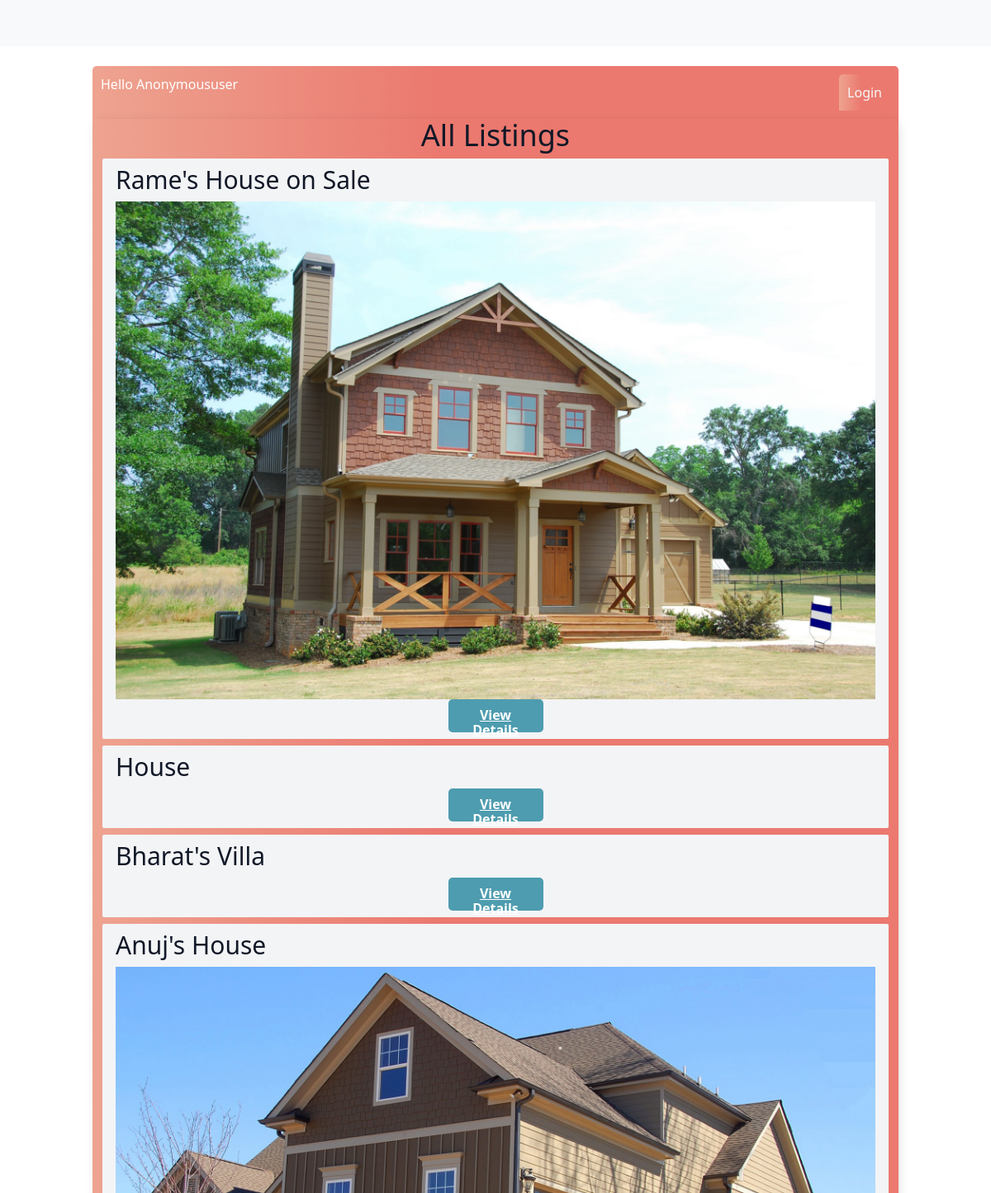
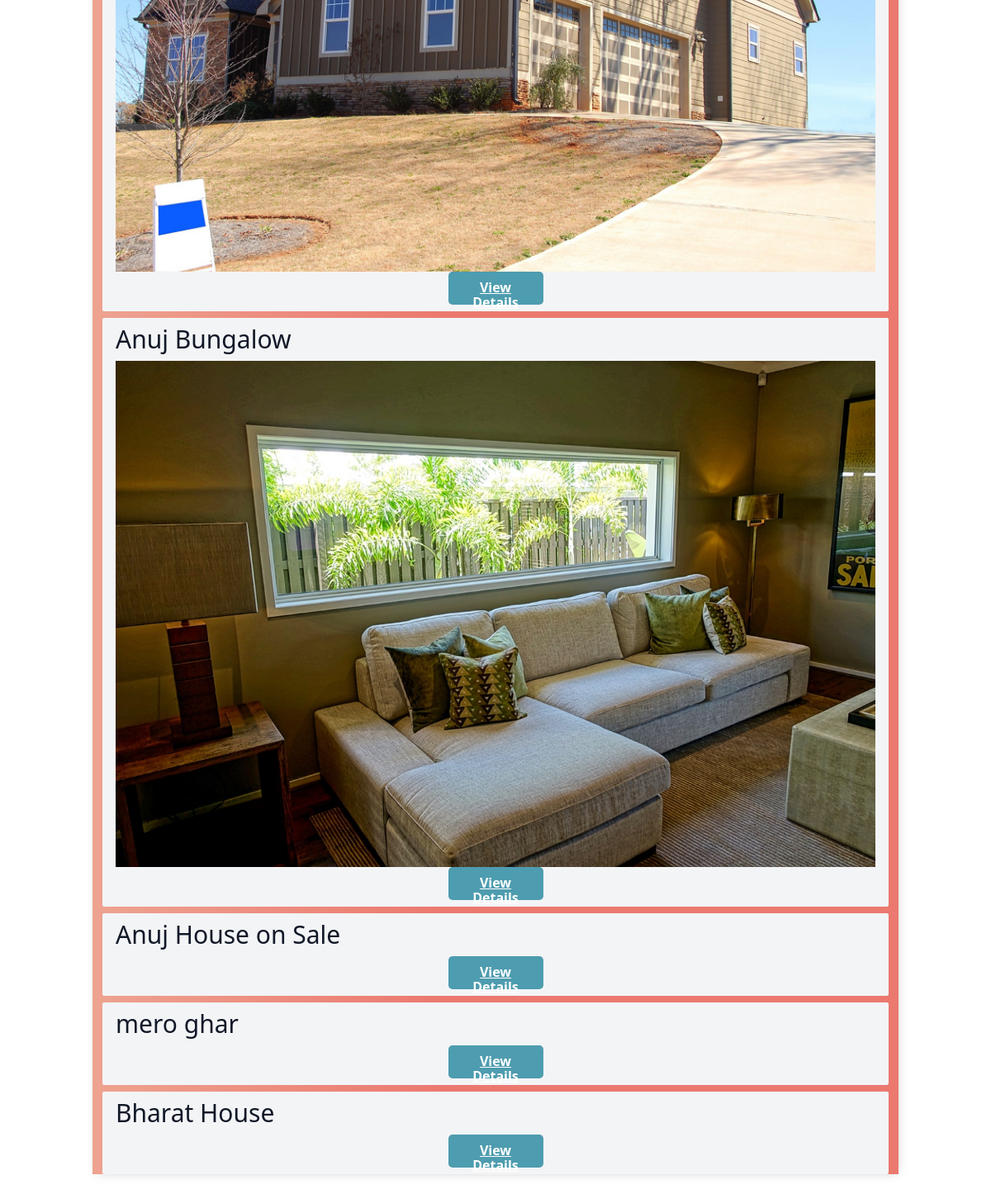
/listings/, run on the app's committed database (2 pictures, top to bottom).
### listings/models.py (models this page shows, shortened)
class Listing(models.Model):
    Title = models.CharField(max_length=30, default='House on Sale')
    Location = models.CharField(max_length=30, default='Kalanki')
    City = models.CharField(max_length=30, default='Kathmandu')
    Price = models.IntegerField(default=9999999)
    Bedroom = models.IntegerField(default=0)
    Bathroom = models.IntegerField(default=0)
    Floors = models.IntegerField(default=1)
    Parking = models.IntegerField(default=0)
    Face = models.CharField(max_length=30)
    Area = models.IntegerField(default=100)
    Road_Width = models.IntegerField(default=0)
    Road_Type = models.CharField(max_length=30)
    Build_Area = models.IntegerField(default=0)
    Amenities = models.CharField(max_length=30)
    Contact_number = models.IntegerField(default=9845654321)
    Contact_mail = models.CharField(max_length=30, default='admin@gmail.com')
    Image = models.ImageField()
    user = models.ForeignKey(User, on_delete=models.SET_NULL,null=True)
    is_sold = models.BooleanField(default=False)

### listings/views.py (the view)
# urls.py: path('listings/', listing_list, name='listing_list'),
def listing_list(request):
    listings = Listing.objects.all()
    context = {
        "listings" : listings
    }
    return render(request, "listings.html", context)

### templates/listings.html (shortened to what this page needs)
<!DOCTYPE html>
<html lang="en">
<head>
</head>
<body>
    {% extends "base.html" %}
    {% block content %}
    <div class="header-bar">
        <div>
            Hello {{request.user|title}}
        </div>
        <div class="header-bar">
            {%if request.user.is_authenticated%}
            <a href="{% url 'logout' %}"> Logout </a>
            {%else%}
            <a href="{% url 'login' %}"> Login </a>
            {%endif%}
        </div>
    </div>
    <div class="container">
    <center><h1 class="text-4xl text-gray-900">All Listings</h1></center>
    {% for listing in listings %}
    <div class="mt-2 px-3 py-2 bg-gray-100 rounded-sm">
        <h3 class="text-3xl text-gray-900">{{ listing.Title }}</h3>
        {% if listing.Image %}
        <img src="{{ listing.Image.url }}" alt="">
        {% endif %}
        <center><a href="/listings/{{ listing.id }}/" class="button">
            View Details</a></center>
    </div>
    {% endfor %}
    </div>
    {% endblock content %}

### templates/base.html (shortened to what this page needs)
<!DOCTYPE html>
<html lang="en">
<head>
    <script src="https://cdn.tailwindcss.com"></script>
    <link href="https://cdn.jsdelivr.net/npm/bootstrap@5.2.0-beta1/dist/css/bootstrap.min.css" rel="stylesheet"
>
</head>
<body>
  <nav class="navbar navbar-expand-lg navbar-light bg-light">
  </nav>
    <div class="mx-auto max-w-5xl px-4 py-4">
    {% block content %}{% endblock content %}
    </div>
</body>
</html>

### templates/base.html (style rules this page uses)
.button { display: block; width: 115px; height: 40px; background: #4E9CAF; padding: 10px; text-align: center; border-radius: 5px; color: white; font-weight: bold; line-height: 18px; }
.header-bar { display: flex; justify-content: space-between; color: #fff; padding: 10px; border-radius: 5px 5px 0 0; background: linear-gradient(90deg, #EEA390 0%, #EB796F 43%, #EB796F 100%); }
.container { max-width: 1550px; margin: auto; background-color: rgba(136, 5, 5, 0.421); -webkit-box-shadow: 2px 2px 13px -4px rgba(0, 0, 0, 0.21); box-shadow: 2px 2px 13px -4px rgba(0, 0, 0, 0.21); background: linear-gradient(90deg, #EEA390 0%, #EB796F 43%, #EB796F 100%); }
.header-bar a { color: rgb(247, 247, 247); text-decoration: none; }

### data on the page
Listing: Title "Rame's House on Sale", Image (picture)
Listing: Title "House"
Listing: Title "Bharat's Villa"
Listing: Title "Anuj's House", Image (picture)
Listing: Title "Anuj Bungalow", Image (picture)
Listing: Title "Anuj House on Sale"
Listing: Title "mero ghar"
Listing: Title "Bharat House"

### other printed values
{{ request.user|title }} "Anonymoususer"
